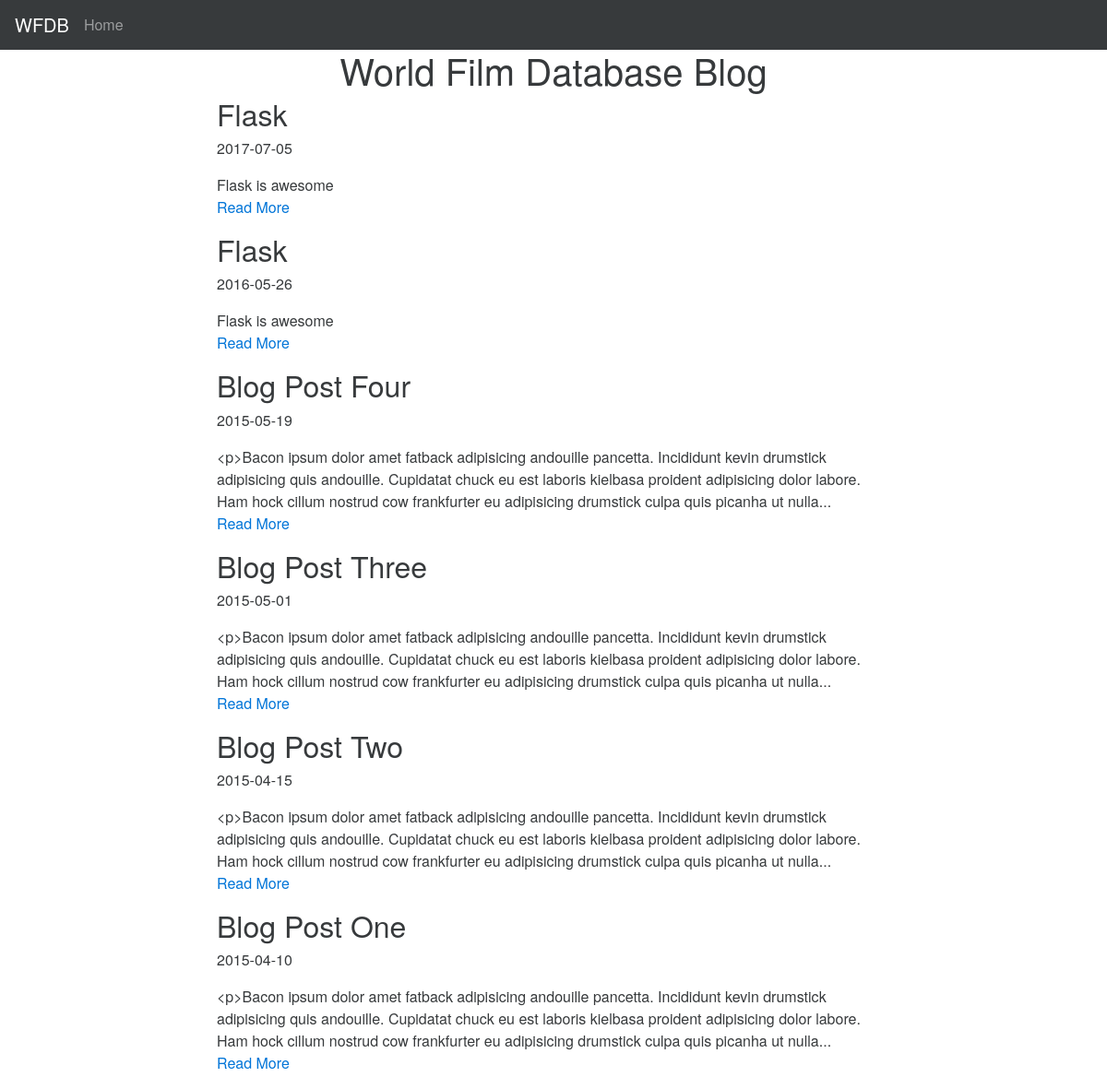
Page /blog on the committed database.
### app.py (models this page shows, shortened)
class Post(db.Model):
    id = db.Column(db.Integer(), primary_key=True)
    title = db.Column(db.String())
    text = db.Column(db.Text())
    publish_date = db.Column(db.DateTime())
    user_id = db.Column(db.Integer(), db.ForeignKey('user.id'))
    comments = db.relationship(
        'Comment',
        backref='post',
        lazy='dynamic'
    )
    tags = db.relationship(
        'Tag',
        secondary=tags,
        backref=db.backref('posts', lazy='dynamic'),
        lazy='dynamic'
    )

### app.py (the view)
@app.route("/blog")
def blog():
    posts = Post.query.order_by(Post.publish_date.desc()).all()
    return render_template("blog.html", posts=posts)

### templates/blog.html (shortened to what this page needs)
{% extends "base.html" %}
{% block body %}
    <div class="row">
        <h1 class="text-xs-center">World Film Database Blog</h1>
    </div>
    {% for post in posts %}
    <div class="row">
        <div class="col-md-8 col-md-offset-2">
            <h2>{{post.title}}</h2>
            <p>{{ format_date(post.publish_date) }}</p>
            {{ post.text | truncate(300) }}
            <p><a href="{{url_for('.post',post_id=post.id)}}">Read More</a></p>
        </div>
    </div>
    {% endfor %}
{% endblock %}

### templates/base.html (shortened to what this page needs)
{% macro format_date(dt) %}
    {{ dt.strftime('%Y-%m-%d') }}
{% endmacro %}
<!DOCTYPE html>
<html>
    <head>
        <link rel="stylesheet" href="{{ url_for('static', filename='css/bootstrap.min.css') }}">
    </head>
    <body>
        <nav class="navbar navbar-full navbar-dark bg-inverse">
          <a class="navbar-brand" href="#">WFDB</a>
          <ul class="nav navbar-nav">
            <li class="nav-item"><a class="nav-link" href="{{ url_for('home') }}">Home</a></li>
          </ul>
        </nav>
        <div class="container">
            {% block body %}
            {% endblock %}
        </div>
    </body>
</html>

### rows in the picture
Post: title "Flask", strftime "2017-07-05", text "Flask is awesome"
Post: title "Flask", strftime "2016-05-26", text "Flask is awesome"
Post: title "Blog Post Four", strftime "2015-05-19", text "<p>Bacon ipsum dolor amet fatback adipisicing andouille pancetta. Incididunt kevin drumstick adipisicing quis andouille. Cupidatat chuck eu est laboris kielbasa proident adipisicing dolor labore. Ham hock cillum nostrud cow frankfurter eu adipisicing drumstick culpa quis picanha ut nulla..."
Post: title "Blog Post Three", strftime "2015-05-01", text "<p>Bacon ipsum dolor amet fatback adipisicing andouille pancetta. Incididunt kevin drumstick adipisicing quis andouille. Cupidatat chuck eu est laboris kielbasa proident adipisicing dolor labore. Ham hock cillum nostrud cow frankfurter eu adipisicing drumstick culpa quis picanha ut nulla..."
Post: title "Blog Post Two", strftime "2015-04-15", text "<p>Bacon ipsum dolor amet fatback adipisicing andouille pancetta. Incididunt kevin drumstick adipisicing quis andouille. Cupidatat chuck eu est laboris kielbasa proident adipisicing dolor labore. Ham hock cillum nostrud cow frankfurter eu adipisicing drumstick culpa quis picanha ut nulla..."
Post: title "Blog Post One", strftime "2015-04-10", text "<p>Bacon ipsum dolor amet fatback adipisicing andouille pancetta. Incididunt kevin drumstick adipisicing quis andouille. Cupidatat chuck eu est laboris kielbasa proident adipisicing dolor labore. Ham hock cillum nostrud cow frankfurter eu adipisicing drumstick culpa quis picanha ut nulla..."
